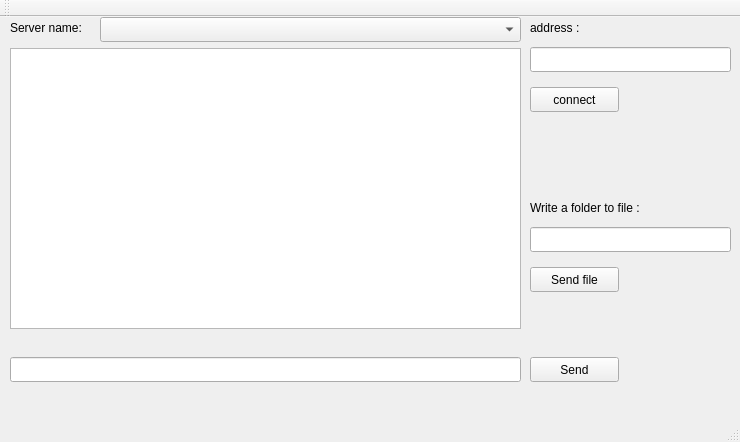
<?xml version="1.0" encoding="UTF-8"?>
<ui version="4.0">
 <class>MainWindow</class>
 <widget class="QMainWindow" name="MainWindow">
  <property name="geometry">
   <rect>
    <x>0</x>
    <y>0</y>
    <width>740</width>
    <height>442</height>
   </rect>
  </property>
  <property name="windowTitle">
   <string>MainWindow</string>
  </property>
  <widget class="QWidget" name="centralWidget">
   <widget class="QLineEdit" name="lineEdit">
    <property name="geometry">
     <rect>
      <x>10</x>
      <y>340</y>
      <width>511</width>
      <height>25</height>
     </rect>
    </property>
   </widget>
   <widget class="QPushButton" name="Send">
    <property name="geometry">
     <rect>
      <x>530</x>
      <y>340</y>
      <width>89</width>
      <height>25</height>
     </rect>
    </property>
    <property name="text">
     <string>Send</string>
    </property>
   </widget>
   <widget class="QLineEdit" name="lineEdit_3">
    <property name="geometry">
     <rect>
      <x>530</x>
      <y>30</y>
      <width>201</width>
      <height>25</height>
     </rect>
    </property>
   </widget>
   <widget class="QListView" name="listView">
    <property name="geometry">
     <rect>
      <x>10</x>
      <y>31</y>
      <width>511</width>
      <height>281</height>
     </rect>
    </property>
   </widget>
   <widget class="QLabel" name="label">
    <property name="geometry">
     <rect>
      <x>530</x>
      <y>0</y>
      <width>67</width>
      <height>21</height>
     </rect>
    </property>
    <property name="text">
     <string>address :</string>
    </property>
   </widget>
   <widget class="QLabel" name="label_2">
    <property name="geometry">
     <rect>
      <x>10</x>
      <y>0</y>
      <width>121</width>
      <height>21</height>
     </rect>
    </property>
    <property name="text">
     <string>Server name:</string>
    </property>
   </widget>
   <widget class="QComboBox" name="comboBox">
    <property name="geometry">
     <rect>
      <x>100</x>
      <y>0</y>
      <width>421</width>
      <height>25</height>
     </rect>
    </property>
   </widget>
   <widget class="QPushButton" name="pushButton">
    <property name="geometry">
     <rect>
      <x>530</x>
      <y>70</y>
      <width>89</width>
      <height>25</height>
     </rect>
    </property>
    <property name="text">
     <string>connect</string>
    </property>
   </widget>
   <widget class="QLineEdit" name="lineEdit_2">
    <property name="geometry">
     <rect>
      <x>530</x>
      <y>210</y>
      <width>201</width>
      <height>25</height>
     </rect>
    </property>
   </widget>
   <widget class="QLabel" name="label_3">
    <property name="geometry">
     <rect>
      <x>530</x>
      <y>180</y>
      <width>201</width>
      <height>21</height>
     </rect>
    </property>
    <property name="text">
     <string>Write a folder to file :</string>
    </property>
   </widget>
   <widget class="QPushButton" name="Send_file">
    <property name="geometry">
     <rect>
      <x>530</x>
      <y>250</y>
      <width>89</width>
      <height>25</height>
     </rect>
    </property>
    <property name="text">
     <string>Send file</string>
    </property>
   </widget>
  </widget>
  <widget class="QMenuBar" name="menuBar">
   <property name="geometry">
    <rect>
     <x>0</x>
     <y>0</y>
     <width>740</width>
     <height>22</height>
    </rect>
   </property>
  </widget>
  <widget class="QToolBar" name="mainToolBar">
   <attribute name="toolBarArea">
    <enum>TopToolBarArea</enum>
   </attribute>
   <attribute name="toolBarBreak">
    <bool>false</bool>
   </attribute>
  </widget>
  <widget class="QStatusBar" name="statusBar"/>
 </widget>
 <layoutdefault spacing="6" margin="11"/>
 <resources/>
 <connections/>
</ui>
